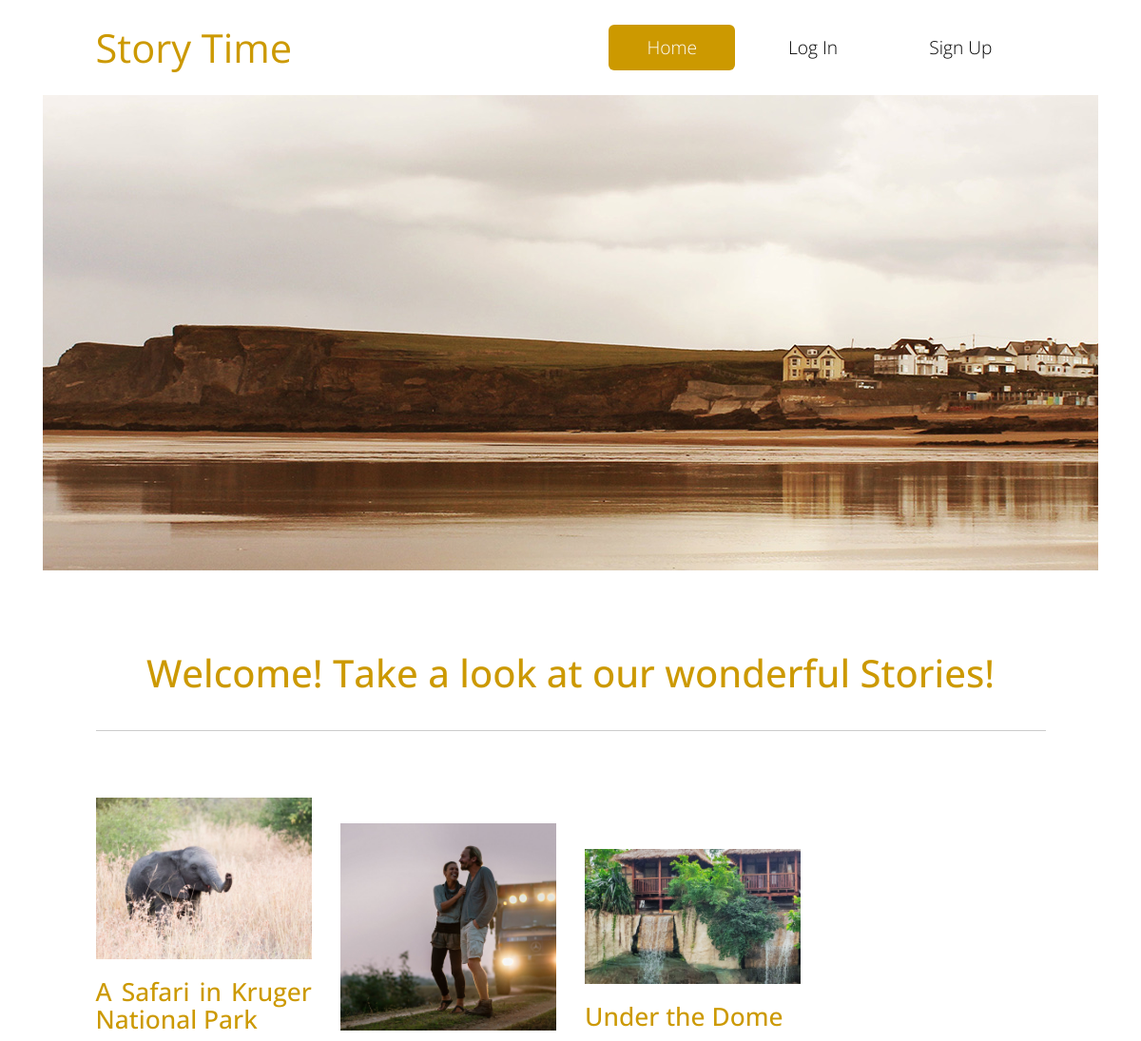
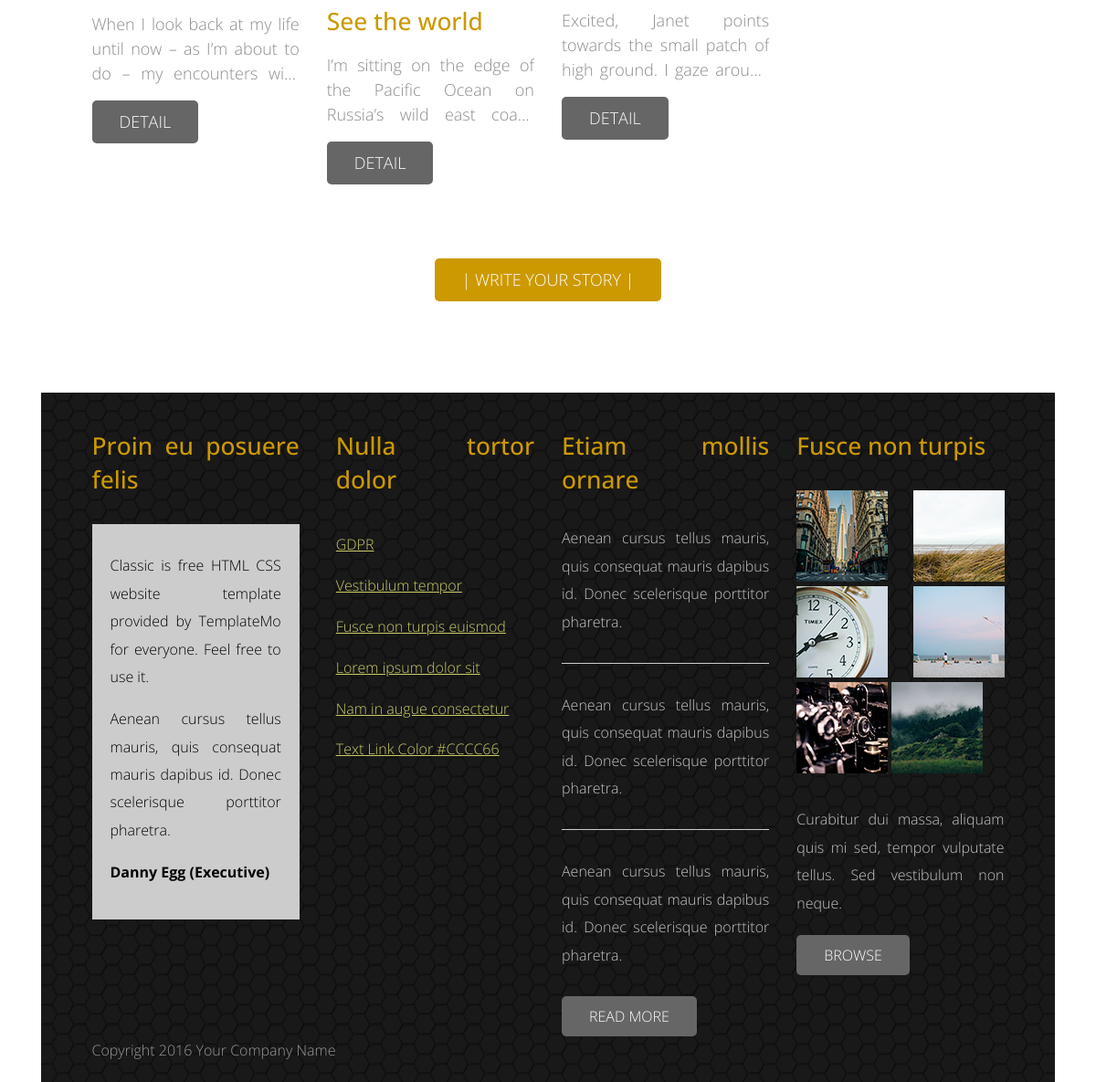
The page / on the database its author committed (2 pictures, top to bottom).
### blog/models.py (models this page shows, shortened)
class Story(models.Model):
	title = models.CharField('Story name',max_length=100)
	text = models.TextField()
	img = models.ImageField(upload_to = 'images', default=None)
	user = models.ForeignKey(User, on_delete=models.CASCADE)

### blog/views.py (the view)
# urls.py: path("", views.home, name="home"),
def home(request):
	request.user
	story_list = Story.objects.all()
	template = loader.get_template("blog/home.html")
	return render(request, "blog/home.html", {'story_list':story_list})

### blog/templates/blog/home.html (shortened to what this page needs)
{% extends './base.html' %}
{% load static %}
{% block content %}
<body>
    <div class="tm-header">
        <div class="container-fluid">
            <div class="tm-header-inner">
                <a href="#" class="navbar-brand tm-site-name">Story Time</a>
                <nav class="navbar tm-main-nav">
                    <div class="collapse navbar-toggleable-sm" id="tmNavbar">
                        <ul class="nav navbar-nav">
                            <li class="nav-item active">
                                <a href="/" class="nav-link">Home</a>
                            </li>
                            {% if user.is_authenticated %}
                            <li class="nav-item">
                                <a href="{% url 'profile' user.username %}" class="nav-link">Profile</a>
                            </li>
                            <li class="nav-item">
                                <a href="my_stories" class="nav-link">My Stories</a>
                            </li>
                            <li class="nav-item">
                                <a href="logout" class="nav-link">Log Out</a>
                            </li>
                            {% else %}
                            <li class="nav-item">
                                <a href="login" class="nav-link">Log In</a>
                            </li>
                            <li class="nav-item">
                                <a href="register" class="nav-link">Sign Up</a>
                            </li>
                            {% endif %}
                        </ul>
                    </div>
                </nav>
            </div>
        </div>
    </div>
    <div class="tm-home-img-container">
    </div>
    <section class="tm-section">
        <div class="container-fluid">
            <div class="row">
                <div class="col-xs-12 col-sm-12 col-md-12 col-lg-12 text-xs-center">
                    <h1 class="tm-gold-text tm-title">Welcome! Take a look at our wonderful Stories!</h1>
                </div>
            </div>
            <hr>
            <br>
            <br>
            <div class="row">
                {% for story in story_list %}
		        <div class="col-xs-12 col-sm-6 col-md-6 col-lg-3 col-xl-3">
		            <div class="tm-content-box">
                        {% if story.img %}
                        <img src='{{story.img.url}}' alt="connect" class="tm-margin-b-20 img-fluid">
		                {% endif %}
                        <h3 class="tm-margin-b-20 tm-gold-text">{{story.title}}</h3>
		        	<div class="ellipsis"> {{story.text}} </div>
                        <a href="story_details/?st={{story.id}}" class="tm-btn tm-btn-gray text-uppercase">Detail</a>
		            </div>
		        </div>
        	    <br>
	            {% endfor %}
        </div>
        <br>
        <br>
        <br>
        <div class="col-xs-12 col-sm-12 col-md-12 col-lg-12 text-xs-center">
            <a href="/new_story" class="tm-btn text-uppercase">| Write your story |</a>
        </div>
    </section>
    <footer class="tm-footer">
        <div class="container-fluid">
            <div class="row">
                <div class="col-xs-12 col-sm-6 col-md-6 col-lg-3 col-xl-3">
                    <div class="tm-footer-content-box">
                        <h3 class="tm-gold-text tm-title tm-footer-content-box-title">Proin eu posuere felis</h3>
                        <div class="tm-gray-bg">
                            <p>Classic is free HTML CSS website template provided by TemplateMo for everyone. Feel free to use it.</p>
                            <p>Aenean cursus tellus mauris, quis consequat mauris dapibus id. Donec scelerisque porttitor pharetra.</p>
                            <p><strong>Danny Egg (Executive)</strong></p>
                        </div>
                    </div>
                </div>
                <div class="col-xs-12 col-sm-6 col-md-6 col-lg-3 col-xl-3">
                    <div class="tm-footer-content-box tm-footer-links-container">
                        <h3 class="tm-gold-text tm-title tm-footer-content-box-title">Nulla tortor dolor</h3>
                        <nav>
                            <ul class="nav">
                                <li><a href="{% url 'GDPR' %}" class="tm-footer-link">GDPR</a></li>
                                <li><a href="#" class="tm-footer-link">Vestibulum tempor</a></li>
                                <li><a href="#" class="tm-footer-link">Fusce non turpis euismod</a></li>
                                <li><a href="#" class="tm-footer-link">Lorem ipsum dolor sit</a></li>
                                <li><a href="#" class="tm-footer-link">Nam in augue consectetur</a></li>
                                <li><a href="#" class="tm-footer-link">Text Link Color #CCCC66</a></li>
                            </ul>
                        </nav>
                    </div>
                </div>
                <div class="col-xs-12 col-sm-6 col-md-6 col-lg-3 col-xl-3">
                    <div class="tm-footer-content-box">
                        <h3 class="tm-gold-text tm-title tm-footer-content-box-title">Etiam mollis ornare</h3>
                        <p class="tm-margin-b-30">Aenean cursus tellus mauris, quis consequat mauris dapibus id. Donec scelerisque porttitor pharetra.</p><hr class="tm-margin-b-30">
                        <p class="tm-margin-b-30">Aenean cursus tellus mauris, quis consequat mauris dapibus id. Donec scelerisque porttitor pharetra.</p><hr class="tm-margin-b-30">
                        <p class="tm-margin-b-30">Aenean cursus tellus mauris, quis consequat mauris dapibus id. Donec scelerisque porttitor pharetra.</p>
                        <a href="#" class="tm-btn tm-btn-gray text-uppercase">Read More</a>
                    </div>
                </div>
                <div class="col-xs-12 col-sm-6 col-md-6 col-lg-3 col-xl-3">
                    <div class="tm-footer-content-box">
                        <h3 class="tm-gold-text tm-title tm-footer-content-box-title">Fusce non turpis</h3>
                        <div class="tm-margin-b-30">
                            <img src={% static 'images/tm-img-100x100-1.jpg' %} alt="Image" class="tm-footer-thumbnail">
                            <img src={% static 'images/tm-img-100x100-2.jpg' %} alt="Image" class="tm-footer-thumbnail">
                            <img src={% static 'images/tm-img-100x100-3.jpg' %} alt="Image" class="tm-footer-thumbnail">
                            <img src={% static 'images/tm-img-100x100-4.jpg' %} alt="Image" class="tm-footer-thumbnail">
                            <img src={% static 'images/tm-img-100x100-5.jpg' %} alt="Image" class="tm-footer-thumbnail">
                            <img src={% static 'images/tm-img-100x100-6.jpg' %} alt="Image" class="tm-footer-thumbnail">
                        </div>
                        <p class="tm-margin-b-20">Curabitur dui massa, aliquam quis mi sed, tempor vulputate tellus. Sed vestibulum non neque.</p>
                        <a href="#" class="tm-btn tm-btn-gray text-uppercase">Browse</a>
                    </div>
                </div>
            </div>
            <div class="row">
                <div class="col-xs-12 tm-copyright-col">
                    <p class="tm-copyright-text">Copyright 2016 Your Company Name</p>
                </div>
            </div>
        </div>
    </footer>
</body>
{% endblock content %}

### static/css/templatemo-style.css (style rules this page uses)
body { color: #8c8c8c; font-family: 'Open Sans', Helvetica, Arial, sans-serif; font-size: 18px; font-weight: 300; overflow-x: hidden; }
a, button { transition: all 0.3s ease; }
.container-fluid { margin-left: auto; margin-right: auto; max-width: 1390px; overflow-x: hidden; }
@media (max-width: 1390px) { .container-fluid { padding-left: 5%; padding-right: 5%; } }
.tm-header-inner { display: -webkit-flex; display: -ms-flexbox; display: flex; -webkit-align-items: center; -ms-flex-align: center; align-items: center; -webkit-justify-content: space-between; -ms-flex-pack: justify; justify-content: space-between; height: 100px; }
.tm-site-name { color: #cc9900; display: block; font-size: 2.6rem; font-weight: 400; }
.tm-main-nav { font-size: 1.2rem; }
.navbar-nav .nav-link { border-radius: 6px; color: black; padding: 10px 40px; }
.nav-item.active .nav-link, .nav-link:hover, .nav-link:focus { color: white; background-color: #cc9900; }
.tm-gold-text { color: #cc9900; }
.tm-section { padding-top: 80px; padding-bottom: 100px; }
.tm-home-img-container { background-image: url('../images/tm-home-img.jpg'); background-size: auto; background-position: center; background-repeat: no-repeat; height: 500px; }
.tm-title { margin-bottom: 1rem; line-height: 1.4; }
.tm-content-box { max-width: 310px; margin: 0 auto; }
h3 { font-size: 1.65rem; }
.tm-btn { color: white; background-color: #cc9900; border: none; border-radius: 5px; display: inline-block; padding: 10px 30px; }
.tm-btn-gray { background-color: #666666; }
.tm-margin-b-20 { margin-bottom: 20px; }
.tm-margin-b-30 { margin-bottom: 30px; }
.tm-footer { color: #c6c6c6; background-color: #191919; background-image: url('../images/classic-pattern-bg.png'); font-size: 1rem; padding-top: 40px; padding-bottom: 20px; }
.tm-footer-links-container { padding-left: 10px; }
.tm-footer-link { color: #CCCC66; line-height: 2.8; text-decoration: underline; }
.tm-footer-thumbnail { margin-bottom: 5px; }
.tm-copyright-text { color: #999999; margin-bottom: 0; }
hr { border-top: 1px solid #CCCCCC; }
p { line-height: 1.9; }
.tm-gray-bg { background-color: #CCCCCC; color: black; padding: 30px 20px 20px; }
.tm-footer-content-box-title { margin-bottom: 30px; }

### blog/templates/blog/home.html (style rules this page uses)
div.ellipsis { overflow: hidden; text-overflow: ellipsis; display: -webkit-box; -webkit-line-clamp: 3; -webkit-box-orient: vertical; }
div { text-align: justify; text-justify: inter-word; }

### rows shown on the page
Story: img (picture), title "A Safari in Kruger National Park", text "When I look back at my life until now – as I’m about to do – my encounters…"
Story: img (picture), title "See the world", text "I’m sitting on the edge of the Pacific Ocean on Russia’s wild east…"
Story: img (picture), title "Under the Dome", text "Excited, Janet points towards the small patch of high ground. I gaze…"
